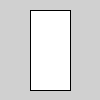
Frame 1 (no input)
Frame 60 (the mouse pressed at the canvas centre just before this capture): identical to frame 1, image omitted
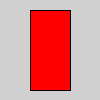
Frame 120 (the mouse held since frame 60 and released just before this capture)

The Processing sketch that drew these frames (run headless with seeded random() and noise(); from frame 60 on, the mouse is pressed at the canvas centre):

// Processing sketch: ej_03_MouseDragged
// ── ej_03_MouseDragged.pde
/******************************************/
/*Processing en el Universo del Videojuego*/
/*Unidad 2: Métodos de Entrada            */
/*Ejemplo 03: Mouse Dragged               */
/*                                        */
/* ibuioli@gmail.com                      */
/* jaimeperezmarin@gmail.com              */
/******************************************/

boolean sobreRect;
int x, y, an, al;

void setup() {

  rectMode(RADIUS);  //Para este tipo de detecciones es necesario que el modo de las figuras sea RADIUS

  x = 50;
  y = 50;
  an = 20;
  al = 40;
}

void draw() {

  background(208);

  if (sobreRect == true) {   //Se detecta que el mouse está sobre la superficie de la figura
    fill(255, 0, 0);

    if (mousePressed) {      //Se detecta el botón del mouse presionado
      x = mouseX;
      y = mouseY;
    }
  }
  else {
    fill(255);
  }

  rect(x, y, an, al);
  sobreRect = mouseOver(x, y, an, al);
}


// ── mouseOver.pde
boolean mouseOver(float x, float y, float ancho, float alto) {

  if (mouseX > x-ancho && mouseX < x+ancho && 
    mouseY > y-alto && mouseY < y+alto) {
    return true;
  }
  else {
    return false;
  }
}
